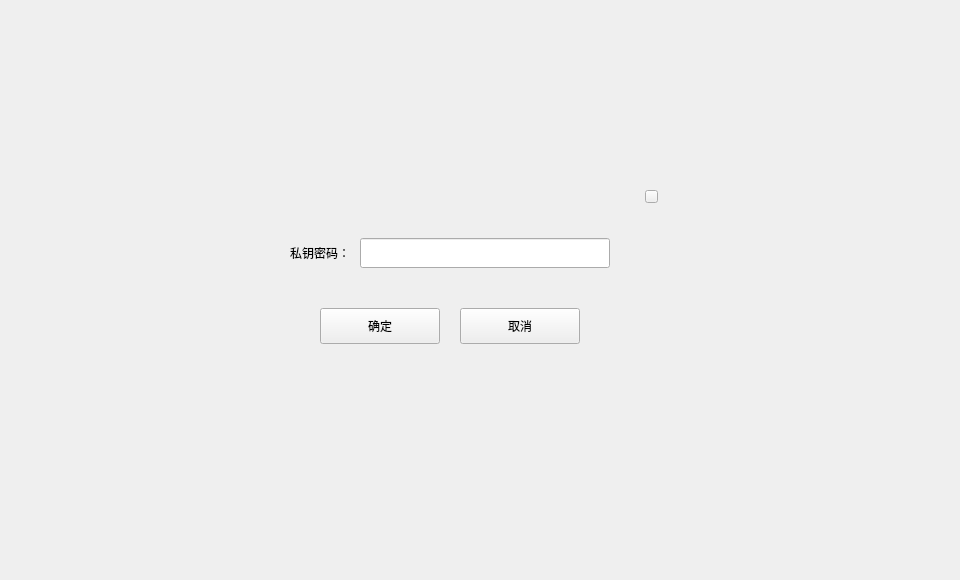
<?xml version="1.0" encoding="UTF-8"?>
<ui version="4.0">
 <class>ImportEnterPwdDialog</class>
 <widget class="QDialog" name="ImportEnterPwdDialog">
  <property name="geometry">
   <rect>
    <x>0</x>
    <y>0</y>
    <width>960</width>
    <height>580</height>
   </rect>
  </property>
  <property name="windowTitle">
   <string>Dialog</string>
  </property>
  <widget class="QWidget" name="widget" native="true">
   <property name="geometry">
    <rect>
     <x>0</x>
     <y>0</y>
     <width>960</width>
     <height>580</height>
    </rect>
   </property>
   <widget class="QWidget" name="containerWidget" native="true">
    <property name="geometry">
     <rect>
      <x>230</x>
      <y>178</y>
      <width>440</width>
      <height>200</height>
     </rect>
    </property>
    <property name="font">
     <font>
      <family>Microsoft YaHei UI Light</family>
     </font>
    </property>
    <widget class="QToolButton" name="cancelBtn">
     <property name="geometry">
      <rect>
       <x>230</x>
       <y>130</y>
       <width>120</width>
       <height>36</height>
      </rect>
     </property>
     <property name="font">
      <font>
       <family>Microsoft YaHei UI Light</family>
      </font>
     </property>
     <property name="cursor">
      <cursorShape>PointingHandCursor</cursorShape>
     </property>
     <property name="focusPolicy">
      <enum>Qt::NoFocus</enum>
     </property>
     <property name="styleSheet">
      <string notr="true"/>
     </property>
     <property name="text">
      <string>取消</string>
     </property>
    </widget>
    <widget class="QToolButton" name="okBtn">
     <property name="geometry">
      <rect>
       <x>90</x>
       <y>130</y>
       <width>120</width>
       <height>36</height>
      </rect>
     </property>
     <property name="font">
      <font>
       <family>Microsoft YaHei UI Light</family>
      </font>
     </property>
     <property name="cursor">
      <cursorShape>PointingHandCursor</cursorShape>
     </property>
     <property name="focusPolicy">
      <enum>Qt::NoFocus</enum>
     </property>
     <property name="styleSheet">
      <string notr="true"/>
     </property>
     <property name="text">
      <string>确定</string>
     </property>
    </widget>
    <widget class="QLabel" name="label_9">
     <property name="geometry">
      <rect>
       <x>20</x>
       <y>60</y>
       <width>100</width>
       <height>30</height>
      </rect>
     </property>
     <property name="font">
      <font>
       <family>Microsoft YaHei UI Light</family>
       <stylestrategy>PreferDefault</stylestrategy>
      </font>
     </property>
     <property name="text">
      <string>私钥密码：</string>
     </property>
     <property name="alignment">
      <set>Qt::AlignRight|Qt::AlignTrailing|Qt::AlignVCenter</set>
     </property>
     <property name="wordWrap">
      <bool>true</bool>
     </property>
    </widget>
    <widget class="QLineEdit" name="pkPwdLineEdit">
     <property name="geometry">
      <rect>
       <x>130</x>
       <y>60</y>
       <width>250</width>
       <height>30</height>
      </rect>
     </property>
     <property name="font">
      <font>
       <family>Microsoft YaHei UI Light</family>
      </font>
     </property>
     <property name="contextMenuPolicy">
      <enum>Qt::DefaultContextMenu</enum>
     </property>
     <property name="echoMode">
      <enum>QLineEdit::Password</enum>
     </property>
    </widget>
    <widget class="QToolButton" name="closeBtn">
     <property name="geometry">
      <rect>
       <x>415</x>
       <y>12</y>
       <width>13</width>
       <height>13</height>
      </rect>
     </property>
     <property name="cursor">
      <cursorShape>PointingHandCursor</cursorShape>
     </property>
     <property name="focusPolicy">
      <enum>Qt::NoFocus</enum>
     </property>
     <property name="styleSheet">
      <string notr="true"/>
     </property>
     <property name="text">
      <string/>
     </property>
    </widget>
   </widget>
  </widget>
 </widget>
 <resources/>
 <connections/>
</ui>
